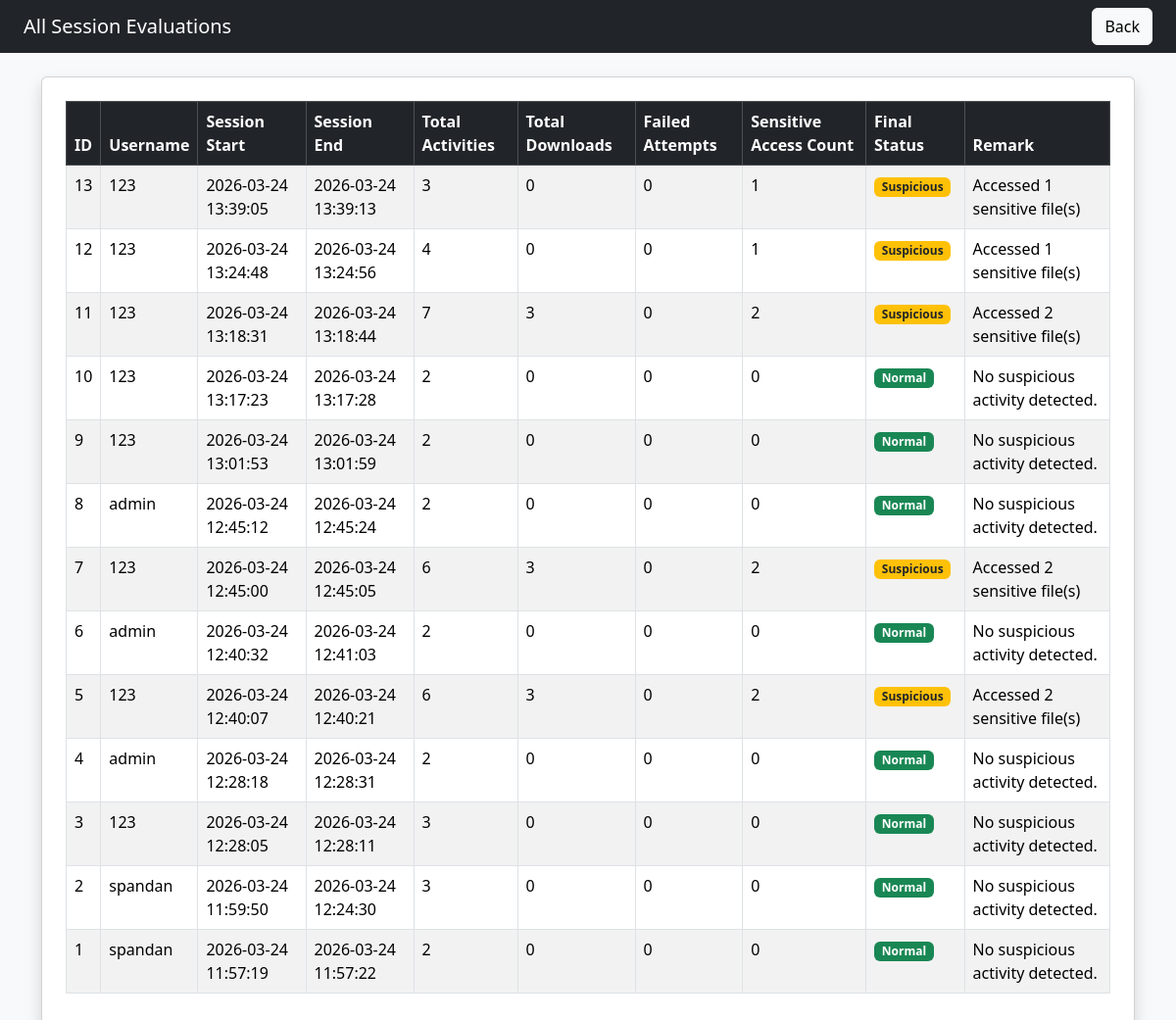
The page /evaluations (signed in) on the database its author committed.
### tables this page shows
CREATE TABLE session_evaluations (

            id INTEGER PRIMARY KEY AUTOINCREMENT,

            user_id INTEGER,

            username TEXT,

            session_start TEXT,

            session_end TEXT,

            total_activities INTEGER DEFAULT 0,

            total_downloads INTEGER DEFAULT 0,

            failed_attempts INTEGER DEFAULT 0,

            sensitive_access_count INTEGER DEFAULT 0,

            final_status TEXT DEFAULT 'Normal',

            evaluation_remark TEXT

        );

### app.py (the view)
@app.route('/evaluations')
def evaluations():
    if 'user_id' not in session or session.get('role') != 'admin':
        return redirect(url_for('login'))
    conn = get_db()
    c = conn.cursor()
    c.execute("SELECT * FROM session_evaluations ORDER BY id DESC")
    all_evals = c.fetchall()
    conn.close()
    return render_template('evaluations.html', evaluations=all_evals)

### app.py (called while the page is built)
def get_db():
    conn = sqlite3.connect(DB_PATH)
    conn.row_factory = sqlite3.Row  # allows dict-like access
    return conn

### templates/evaluations.html (shortened to what this page needs)
<!DOCTYPE html>
<html lang="en">
<head>
    <link href="https://cdn.jsdelivr.net/npm/bootstrap@5.3.3/dist/css/bootstrap.min.css" rel="stylesheet">
</head>
<body class="bg-light">
    <nav class="navbar navbar-dark bg-dark px-4">
        <span class="navbar-brand mb-0 h1">All Session Evaluations</span>
        <a href="{{ url_for('admin_dashboard') }}" class="btn btn-light">Back</a>
    </nav>
    <div class="container py-4">
        <div class="card shadow p-4">
            <div class="table-responsive">
                <table class="table table-bordered table-striped">
                    <thead class="table-dark">
                        <tr>
                            <th>ID</th>
                            <th>Username</th>
                            <th>Session Start</th>
                            <th>Session End</th>
                            <th>Total Activities</th>
                            <th>Total Downloads</th>
                            <th>Failed Attempts</th>
                            <th>Sensitive Access Count</th>
                            <th>Final Status</th>
                            <th>Remark</th>
                        </tr>
                    </thead>
                    <tbody>
                        {% for ev in evaluations %}
                        <tr>
                            <td>{{ ev.id }}</td>
                            <td>{{ ev.username }}</td>
                            <td>{{ ev.session_start }}</td>
                            <td>{{ ev.session_end }}</td>
                            <td>{{ ev.total_activities }}</td>
                            <td>{{ ev.total_downloads }}</td>
                            <td>{{ ev.failed_attempts }}</td>
                            <td>{{ ev.sensitive_access_count }}</td>
                            <td>
                                {% if ev.final_status == 'Normal' %}
                                    <span class="badge bg-success">{{ ev.final_status }}</span>
                                {% elif ev.final_status == 'Suspicious' %}
                                    <span class="badge bg-warning text-dark">{{ ev.final_status }}</span>
                                {% else %}
                                    <span class="badge bg-danger">{{ ev.final_status }}</span>
                                {% endif %}
                            </td>
                            <td>{{ ev.evaluation_remark }}</td>
                        </tr>
                        {% endfor %}
                    </tbody>
                </table>
            </div>
        </div>
    </div>
</body>
</html>

### rows shown on the page
session_evaluations: id "13", username "123", session_start "2026-03-24 13:39:05", session_end "2026-03-24 13:39:13", total_activities "3", total_downloads "0", failed_attempts "0", sensitive_access_count "1", final_status "Suspicious", evaluation_remark "Accessed 1 sensitive file(s)"
session_evaluations: id "12", username "123", session_start "2026-03-24 13:24:48", session_end "2026-03-24 13:24:56", total_activities "4", total_downloads "0", failed_attempts "0", sensitive_access_count "1", final_status "Suspicious", evaluation_remark "Accessed 1 sensitive file(s)"
session_evaluations: id "11", username "123", session_start "2026-03-24 13:18:31", session_end "2026-03-24 13:18:44", total_activities "7", total_downloads "3", failed_attempts "0", sensitive_access_count "2", final_status "Suspicious", evaluation_remark "Accessed 2 sensitive file(s)"
session_evaluations: id "10", username "123", session_start "2026-03-24 13:17:23", session_end "2026-03-24 13:17:28", total_activities "2", total_downloads "0", failed_attempts "0", sensitive_access_count "0", final_status "Normal", evaluation_remark "No suspicious activity detected."
session_evaluations: id "9", username "123", session_start "2026-03-24 13:01:53", session_end "2026-03-24 13:01:59", total_activities "2", total_downloads "0", failed_attempts "0", sensitive_access_count "0", final_status "Normal", evaluation_remark "No suspicious activity detected."
session_evaluations: id "8", username "admin", session_start "2026-03-24 12:45:12", session_end "2026-03-24 12:45:24", total_activities "2", total_downloads "0", failed_attempts "0", sensitive_access_count "0", final_status "Normal", evaluation_remark "No suspicious activity detected."
session_evaluations: id "7", username "123", session_start "2026-03-24 12:45:00", session_end "2026-03-24 12:45:05", total_activities "6", total_downloads "3", failed_attempts "0", sensitive_access_count "2", final_status "Suspicious", evaluation_remark "Accessed 2 sensitive file(s)"
session_evaluations: id "6", username "admin", session_start "2026-03-24 12:40:32", session_end "2026-03-24 12:41:03", total_activities "2", total_downloads "0", failed_attempts "0", sensitive_access_count "0", final_status "Normal", evaluation_remark "No suspicious activity detected."
session_evaluations: id "5", username "123", session_start "2026-03-24 12:40:07", session_end "2026-03-24 12:40:21", total_activities "6", total_downloads "3", failed_attempts "0", sensitive_access_count "2", final_status "Suspicious", evaluation_remark "Accessed 2 sensitive file(s)"
session_evaluations: id "4", username "admin", session_start "2026-03-24 12:28:18", session_end "2026-03-24 12:28:31", total_activities "2", total_downloads "0", failed_attempts "0", sensitive_access_count "0", final_status "Normal", evaluation_remark "No suspicious activity detected."
session_evaluations: id "3", username "123", session_start "2026-03-24 12:28:05", session_end "2026-03-24 12:28:11", total_activities "3", total_downloads "0", failed_attempts "0", sensitive_access_count "0", final_status "Normal", evaluation_remark "No suspicious activity detected."
session_evaluations: id "2", username "spandan", session_start "2026-03-24 11:59:50", session_end "2026-03-24 12:24:30", total_activities "3", total_downloads "0", failed_attempts "0", sensitive_access_count "0", final_status "Normal", evaluation_remark "No suspicious activity detected."
session_evaluations: id "1", username "spandan", session_start "2026-03-24 11:57:19", session_end "2026-03-24 11:57:22", total_activities "2", total_downloads "0", failed_attempts "0", sensitive_access_count "0", final_status "Normal", evaluation_remark "No suspicious activity detected."
